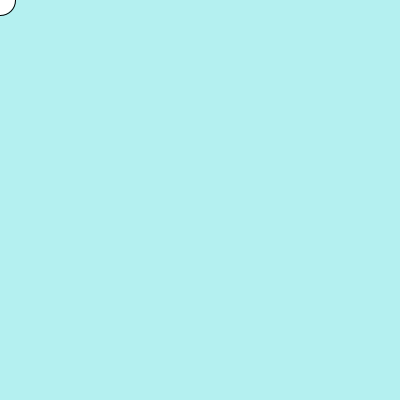
Frame 1 (no input)
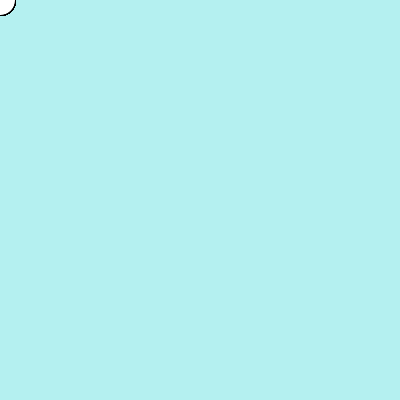
Frame 60 (the mouse pressed at the canvas centre just before this capture)
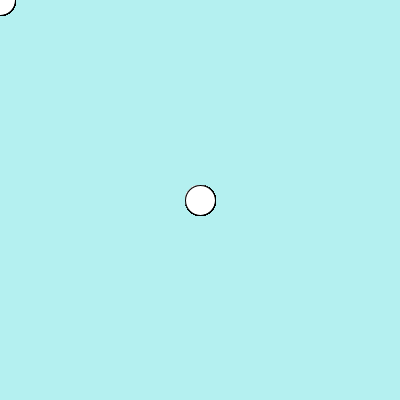
Frame 120 (the mouse held since frame 60 and released just before this capture)

The Processing sketch that drew these frames (run headless with seeded random() and noise(); from frame 60 on, the mouse is pressed at the canvas centre):

// Processing sketch: figura_En_Mouse
// ── figura_En_Mouse.pde
float s; //declaramos una variable tipo float, la vamos a usar para el tamaño

void setup() {
  size(400,400);  //tamaño canvas
  background(180,240,240); //pintamos fondo  
  s = 30; //asignamos valos a la variable
}
void draw() {
  ellipse(mouseX, mouseY, s, s); //dibujamos una elipse en la posicion del mouse
}
